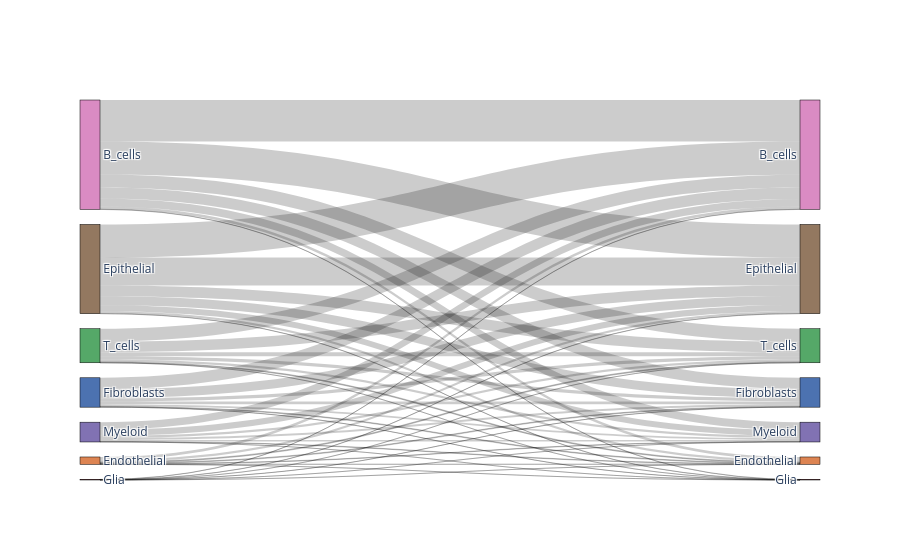
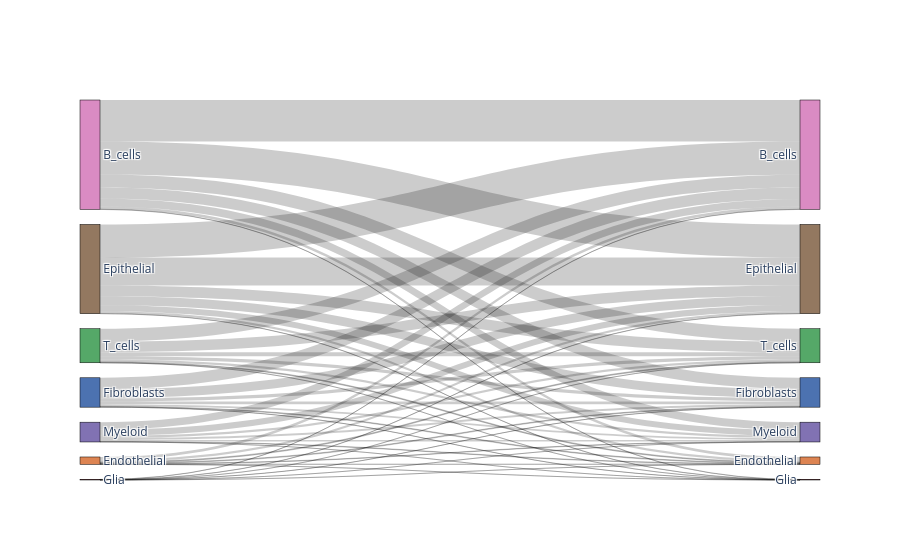

Notebook code cell kept with these figures, in order:
### Code cell
# Compare to random assignment
import random
random.seed(1)
adata_predicted.obs['random_labeling'] = list(adata_predicted.obs[celltype].sample(frac=1))

bc.tl.report(
    adata_pred=adata_predicted,
    celltype=celltype, 
    method="compare_to_random_" + method, 
    analysis_name=analysis_name,
    train_datasets = adata_trains,
    test_dataset = adata_orig,
    merge = merge,
    name_prediction="random_labeling",
    name_report="compare_to_random_auto_annot", 
    use_raw=use_raw,
    remove_nonshared=False, 
    clustering='leiden', 
    asymmetric_matrix=True, 
    delimiter='\t', 
    verbose=True)

### Figure 1 — Plotly figure (JSON) as saved in the notebook; plotly's stock layout.template omitted (floating-point values rounded to 4 significant figures)
{"data": [{"link": {"source": [2, 2, 2, 2, 2, 2, 2, 3, 3, 3, 3, 3, 3, 3, 1, 1, 1, 1, 1, 1, 1, 4, 4, 4, 4, 4, 4, 6, 6, 6, 6, 6, 6, 6, 0, 0, 0, 0, 0, 0, 0, 5, 5, 5, 5, 5, 5, 5], "target": [13, 9, 10, 7, 12, 8, 11, 13, 9, 10, 7, 12, 8, 11, 13, 9, 10, 7, 12, 8, 11, 13, 9, 10, 7, 12, 8, 13, 9, 10, 7, 12, 8, 11, 13, 9, 10, 7, 12, 8, 11, 13, 9, 10, 7, 12, 8, 11], "value": [5462, 14396, 4708, 17165, 3080, 1190, 101, 1724, 4648, 1506, 5878, 1010, 373, 42, 465, 1169, 393, 1442, 239, 104, 5, 47, 109, 28, 107, 23, 12, 2023, 5459, 1792, 6676, 1157, 443, 35, 6671, 17135, 5722, 21390, 4017, 1438, 125, 1193, 3186, 1032, 3840, 697, 257, 18]}, "node": {"color": ["#da8bc3", "#dd8452", "#937860", "#4c72b0", "#c44e52", "#8172b3", "#55a868", "#da8bc3", "#dd8452", "#937860", "#4c72b0", "#c44e52", "#8172b3", "#55a868"], "label": ["B_cells", "Endothelial", "Epithelial", "Fibroblasts", "Glia", "Myeloid", "T_cells", "B_cells", "Endothelial", "Epithelial", "Fibroblasts", "Glia", "Myeloid", "T_cells"], "line": {"color": "black", "width": 0.5}, "pad": 15, "thickness": 20}, "type": "sankey"}], "layout": {}}

### Figure 2 — Plotly figure (JSON) as saved in the notebook; plotly's stock layout.template omitted (floating-point values rounded to 4 significant figures)
{"data": [{"link": {"source": [2, 2, 2, 2, 2, 2, 2, 3, 3, 3, 3, 3, 3, 3, 1, 1, 1, 1, 1, 1, 1, 4, 4, 4, 4, 4, 4, 6, 6, 6, 6, 6, 6, 6, 0, 0, 0, 0, 0, 0, 0, 5, 5, 5, 5, 5, 5, 5], "target": [13, 9, 10, 7, 12, 8, 11, 13, 9, 10, 7, 12, 8, 11, 13, 9, 10, 7, 12, 8, 11, 13, 9, 10, 7, 12, 8, 13, 9, 10, 7, 12, 8, 11, 13, 9, 10, 7, 12, 8, 11, 13, 9, 10, 7, 12, 8, 11], "value": [5462, 14396, 4708, 17165, 3080, 1190, 101, 1724, 4648, 1506, 5878, 1010, 373, 42, 465, 1169, 393, 1442, 239, 104, 5, 47, 109, 28, 107, 23, 12, 2023, 5459, 1792, 6676, 1157, 443, 35, 6671, 17135, 5722, 21390, 4017, 1438, 125, 1193, 3186, 1032, 3840, 697, 257, 18]}, "node": {"color": ["#da8bc3", "#dd8452", "#937860", "#4c72b0", "#c44e52", "#8172b3", "#55a868", "#da8bc3", "#dd8452", "#937860", "#4c72b0", "#c44e52", "#8172b3", "#55a868"], "label": ["B_cells", "Endothelial", "Epithelial", "Fibroblasts", "Glia", "Myeloid", "T_cells", "B_cells", "Endothelial", "Epithelial", "Fibroblasts", "Glia", "Myeloid", "T_cells"], "line": {"color": "black", "width": 0.5}, "pad": 15, "thickness": 20}, "type": "sankey"}], "layout": {}}
